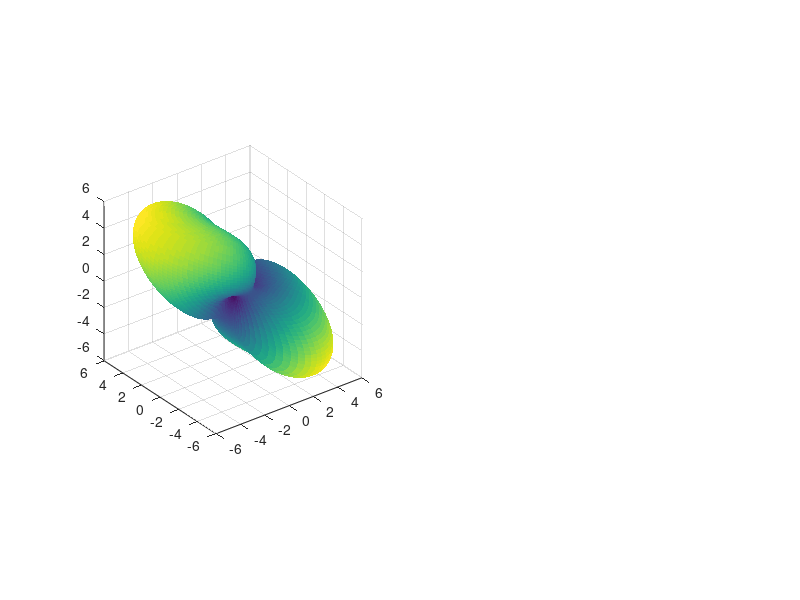

The MATLAB script that drew this image: (Note: this script raises an error after producing the figure.)
clear;
n = 100;
p = 3;
theta = linspace(0,pi,n);
phi = linspace(0,2*pi,n);

for i=1:n
    for j=1:n
        X(i,j) = sin(theta(i))*cos(phi(j));
        Y(i,j) = sin(theta(i))*sin(phi(j));
        Z(i,j) = cos(theta(i));
    end
end

v = {X.*X, X.*Y, X.*Z, Y.*Y, Y.*Z, Z.*Z};
r = zeros(size(X));

M = randn(6,6); % random semidefinite matrix
M = M'*M;

for i=1:6
    for j=1:6
        r = r + M(i,j)*v{i}.*v{j};
    end
end

subplot(1,2,1);
surf(real(X).*r,real(Y).*r,real(Z).*r,real(r),'edgecolor','none');
axis equal;
cameratoolbar;
title('Random quartic SOS');

subplot(1,2,2);
r = max(r(:)) - r;
surf(real(X).*r,real(Y).*r,real(Z).*r,real(r),'edgecolor','none');
axis equal;
cameratoolbar;
title('Flipped max and min');